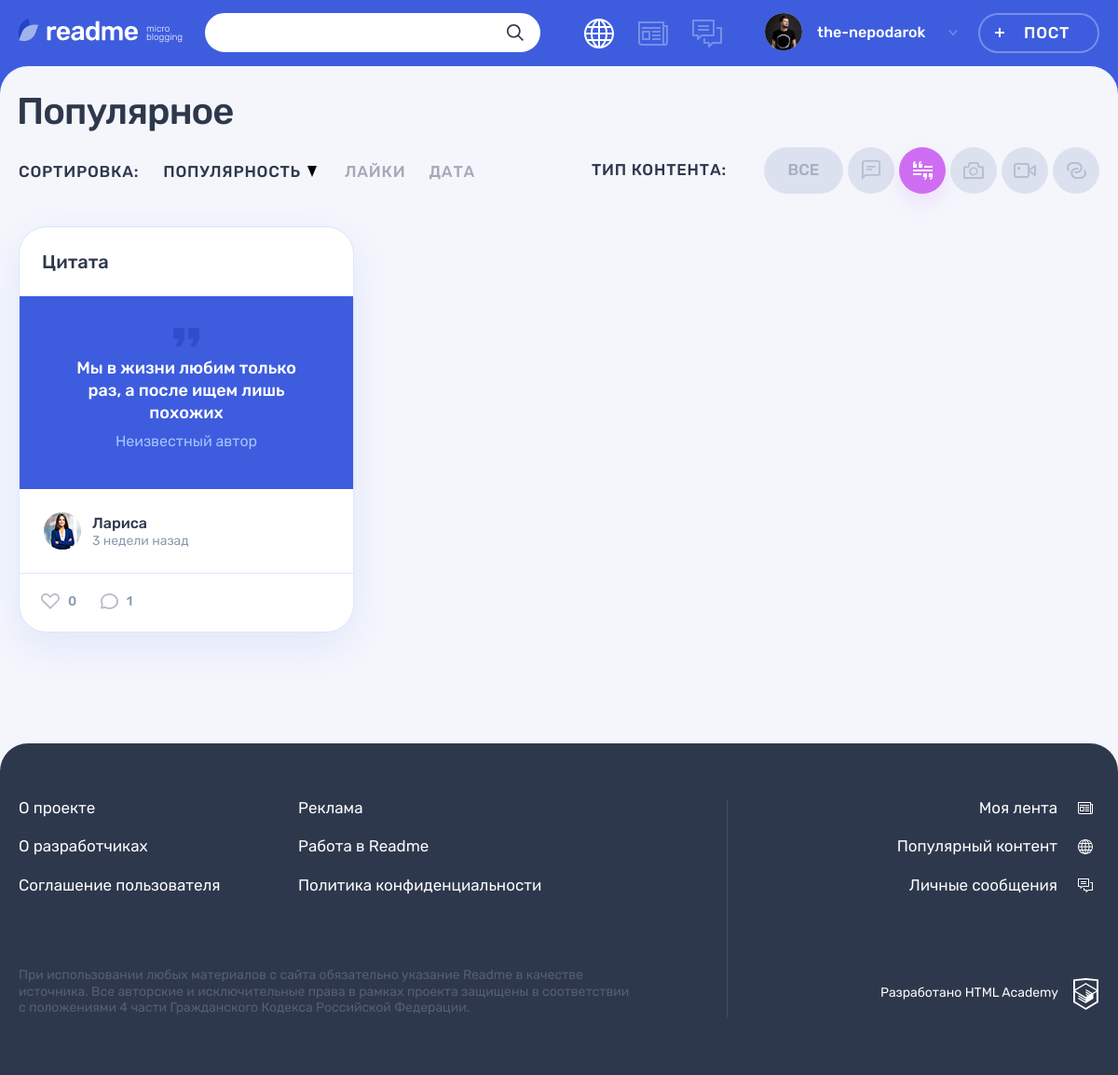
Screenshot of /?sort_by=view_count&type_id=2 with the database file from the repository.
### tables this page shows
CREATE TABLE content_type
(
  id               TINYINT AUTO_INCREMENT PRIMARY KEY,
  type_name        VARCHAR(20) UNIQUE COMMENT 'название типа',
  type_val         VARCHAR(16) UNIQUE COMMENT 'класс иконки типа',
  type_icon_width  TINYINT COMMENT 'ширина иконки',
  type_icon_height TINYINT COMMENT 'высота иконки'
) COMMENT 'типы постов';

CREATE TABLE post
(
  id                INT AUTO_INCREMENT PRIMARY KEY,
  create_dt         DATETIME DEFAULT CURRENT_TIMESTAMP,
  post_header       VARCHAR(128) COMMENT 'заголовок поста',
  text_content      TEXT,
  quote_origin      VARCHAR(128) COMMENT 'автор/источник цитаты',
  photo_content     VARCHAR(255),
  video_content     VARCHAR(255) COMMENT 'ссылка на видео на YouTube',
  link_text_content VARCHAR(255) COMMENT 'ссылка на сторонний ресурс',
  view_count        INT      DEFAULT 0 COMMENT 'кол-во просмотров',
  user_id           INT,
  is_repost         TINYINT  DEFAULT 0 COMMENT 'является ли репостом',
  origin_post_id    INT COMMENT 'ссылка на оригинальный пост при репосте',
  content_type_id   TINYINT,
  FOREIGN KEY (user_id) REFERENCES user (id),
  FOREIGN KEY (content_type_id) REFERENCES content_type (id),
  INDEX (user_id) COMMENT 'индекс для поиска по пользователям',
  INDEX (content_type_id) COMMENT 'индекс для поиска по типу',
  INDEX (view_count) COMMENT 'индекс для поиска по просмотрам',
  INDEX (is_repost) COMMENT 'индекс для поиска по репостам'
) COMMENT 'таблица постов';

CREATE TABLE user
(
  id            INT AUTO_INCREMENT PRIMARY KEY,
  user_reg_dt   DATETIME DEFAULT CURRENT_TIMESTAMP,
  user_email    VARCHAR(128) NOT NULL UNIQUE,
  user_name     VARCHAR(64)  NOT NULL COMMENT 'имя пользователя',
  user_password CHAR(255)    NOT NULL,
  user_avatar   VARCHAR(255)
) COMMENT 'таблица зарегистрированных пользователей';

### helpers.php (called while the page is built, shortened)
<?php
function get_noun_plural_form(int $number, string $one, string $two, string $many): string
{
    $number = (int)$number;
    $mod10 = $number % 10;
    $mod100 = $number % 100;
    switch (true) {
        case ($mod10 >= 2 && $mod10 <= 4):
            return $two;
    }
}
function include_template($name, array $data = [])
{
    $name = 'templates/' . $name;
    extract($data);
    require $name;
    $result = ob_get_clean();
    return $result;
}

### utils.php (called while the page is built, shortened)
<?php
function slice_string($string, $link = '', $max_post_length = 300)
{
    $result_string = trim($string);
    return $result_string;
}
function get_title_date($date)
{
    $date = strtotime($date);
    return date('d.m.Y H:i', $date);
}
function format_date($date)
{
    $post_date = date_create($date);
    $current_date = date_create('now');
    $diff = date_diff($current_date, $post_date);
    $result = '';
    if ($diff->invert === 0) {
        $result = 'Дата ещё не наступила!';
    } else {
        $minutes_in_hour = 60;
        $hours_in_day = 24;
        $minutes = $diff->i;
        $hours = $diff->h;
        $days = $diff->days;
        if ($days === 0) {
            if ($minutes >= $minutes_in_hour / 2) {
                $hours++;
            }
            $result = $hours ?
                $hours . ' час' . get_noun_plural_form($hours, '', 'а', 'ов')
                :
                $minutes . ' минут' . get_noun_plural_form($minutes, 'у', 'ы', '');
        } else {
            $days_in_week = 7;
            $days_in_month = 30;
            $days_in_year = 365;
            $five_weeks = 35;
            $years = $diff->y;
            if ($days < $days_in_week) {
                $result = $days . ' ' . get_noun_plural_form($days, 'день', 'дня', 'дней');
            } elseif ($days < $five_weeks) {
                $weeks = round($days / $days_in_week);
                $result = $weeks . ' недел' . get_noun_plural_form($weeks, 'ю', 'и', 'ь');
            } elseif ($days < $days_in_year) {
                $months = round($days / $days_in_month);
                $result = $months . ' месяц' . get_noun_plural_form($months, '', 'а', 'ев');
            } elseif ($years) {
                $years = ($days >= $days_in_year / 2) ? $years++ : $years;
                $result = $years . ' ' . get_noun_plural_form($years, 'год', 'года', 'лет');
            }
        }
    }
    return $result;
}
function get_data_from_db(mysqli $src_db, string $query, string $mode = 'all')
{
    $result = mysqli_query($src_db, $query);
    switch ($mode) {
        case 'all':
            $data = mysqli_fetch_all($result, MYSQLI_ASSOC);
            break;
    }
    return $data;
}

### templates/main.php (the view, shortened to what this page needs)
<section class="page__main page__main--popular">
    <div class="container">
        <h1 class="page__title page__title--popular">Популярное</h1>
    </div>
    <div class="popular container">
        <div class="popular__filters-wrapper">
            <div class="popular__sorting sorting">
                <b class="popular__sorting-caption sorting__caption">Сортировка:</b>
                <ul class="popular__sorting-list sorting__list">
                    <li class="sorting__item sorting__item--popular">
                        <a class="sorting__link<?= $sort_by === 'view_count' ? ' sorting__link--active' : ''; ?>" href="?sort_by=view_count<?= $type_filter_url; ?>">
                            <span>Популярность</span>
                            <svg class="sorting__icon" width="10" height="12">
                                <use xlink:href="#icon-sort"></use>
                            </svg>
                        </a>
                    </li>
                    <li class="sorting__item">
                        <a class="sorting__link <?= $sort_by === 'like_count' ? 'sorting__link--active' : ''; ?>" href="?sort_by=like_count<?= $type_filter_url; ?>">
                            <span>Лайки</span>
                        </a>
                    </li>
                    <li class="sorting__item">
                        <a class="sorting__link <?= $sort_by === 'create_dt' ? 'sorting__link--active' : ''; ?>" href="?sort_by=create_dt<?= $type_filter_url; ?>">
                            <span>Дата</span>
                        </a>
                    </li>
                </ul>
            </div>
            <div class="popular__filters filters">
                <b class="popular__filters-caption filters__caption">Тип контента:</b>
                <ul class="popular__filters-list filters__list">
                    <li class="popular__filters-item popular__filters-item--all filters__item filters__item--all">
                        <a class="filters__button filters__button--ellipse filters__button--all<?= $type_id === 0 ? ' filters__button--active' : ''; ?>" href="?sort_by=<?= $sort_by; ?>">
                            <span>Все</span>
                        </a>
                    </li>
                    <?php if ($content_types ?? false):
                              foreach ($content_types as $type): ?>
                    <li class="popular__filters-item filters__item">
                        <a class="filters__button<?= $type_id === $type['id'] ? ' filters__button--active' : ''; ?> filters__button--<?= $type['type_val']; ?> button" href="?<?= 'sort_by=' . $sort_by . '&type_id=' . $type['id']; ?>">
                            <svg class="filters__icon" width="<?= $type['type_icon_width']; ?>" height="<?= $type['type_icon_height']; ?>">
                                <use xlink:href="#icon-filter-<?= $type['type_val']; ?>"></use>
                            </svg>
                        </a>
                    </li>
                    <?php
                              endforeach;
                          endif;
                    ?>
                </ul>
            </div>
        </div>
        <div class="popular__posts">
        <?php if ($posts ?? false): ?>
            <?php foreach ($posts as $post): ?>
            <article class="popular__post post post-<?= $post['type_val']; ?>">
                <header class="post__header">
                    <h2>
                        <a href="post.php?post_id=<?= $post['id']; ?>">
                            <?= $post['post_header']; ?>
                        </a>
                    </h2>
                </header>
                <div class="post__main">
                <?php switch ($post['type_val']):
                        case 'quote': ?>
                <blockquote>
                    <p>
                        <?= slice_string($post['text_content'], 'post.php?post_id=' . $post['id']); ?>
                    </p>
                    <cite><?= $post['quote_origin'] ?></cite>
                </blockquote>
                        <?php break; ?>
                <?php
                endswitch;
                ?>
                </div>
                <footer class="post__footer">
                    <div class="post__author">
                        <a class="post__author-link" href="#" title="Автор">
                            <div class="post__avatar-wrapper">
                                <?php if ($post['user_avatar']): ?>
                                <img class="post__author-avatar" src="img/<?= $post['user_avatar']; ?>" alt="Аватар пользователя">
                                <?php endif; ?>
                            </div>
                            <div class="post__info">
                                <b class="post__author-name">
                                    <?= $post['user_name']; ?>
                                </b>
                                <?php $pd = $post['create_dt'];  ?>
                                <time class="post__time" title="<?= get_title_date($pd); ?>" datetime="<?= $pd; ?>"><?= format_date($pd); ?> назад</time>
                            </div>
                        </a>
                    </div>
                    <div class="post__indicators">
                        <div class="post__buttons">
                            <a class="post__indicator post__indicator--likes button" href="#" title="Лайк">
                                <svg class="post__indicator-icon" width="20" height="17">
                                    <use xlink:href="#icon-heart"></use>
                                </svg>
                                <span><?= $post['like_count']; ?></span>
                            </a>
                            <a class="post__indicator post__indicator--comments button" href="#" title="Комментарии">
                                <svg class="post__indicator-icon" width="19" height="17">
                                    <use xlink:href="#icon-comment"></use>
                                </svg>
                                <span><?= $post['comment_count']; ?></span>
                            </a>
                        </div>
                    </div>
                </footer>
            </article>
            <?php endforeach; ?>
        <?php else: ?>
            <div>
                <p>Записей нет!</p>
            </div>
        <?php endif; ?>
        </div>
    </div>
</section>

### rows the page displays
content_type: type_icon_width 20 (drawn)
content_type: type_icon_width 21 (drawn)
content_type: type_icon_width 22 (drawn)
content_type: type_icon_width 24 (drawn)
content_type: type_icon_width 21 (drawn)
post: post_header "Цитата", text_content "Мы в жизни любим только раз, а после ищем лишь похожих", quote_origin "Неизвестный автор", user.user_avatar (picture), user.user_name "Лариса", create_dt "3 недели", like_count "0", comment_count "1"

### other values shown
$user_name "the-nepodarok"
